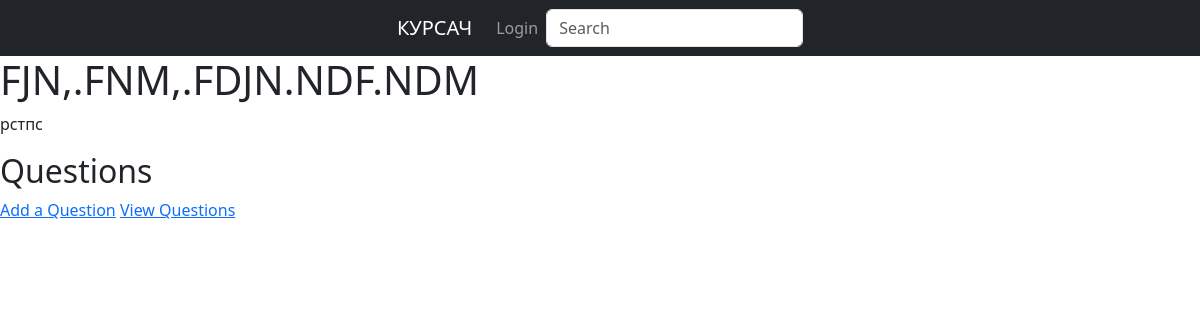
The page /course/1 on the database as committed earlier.
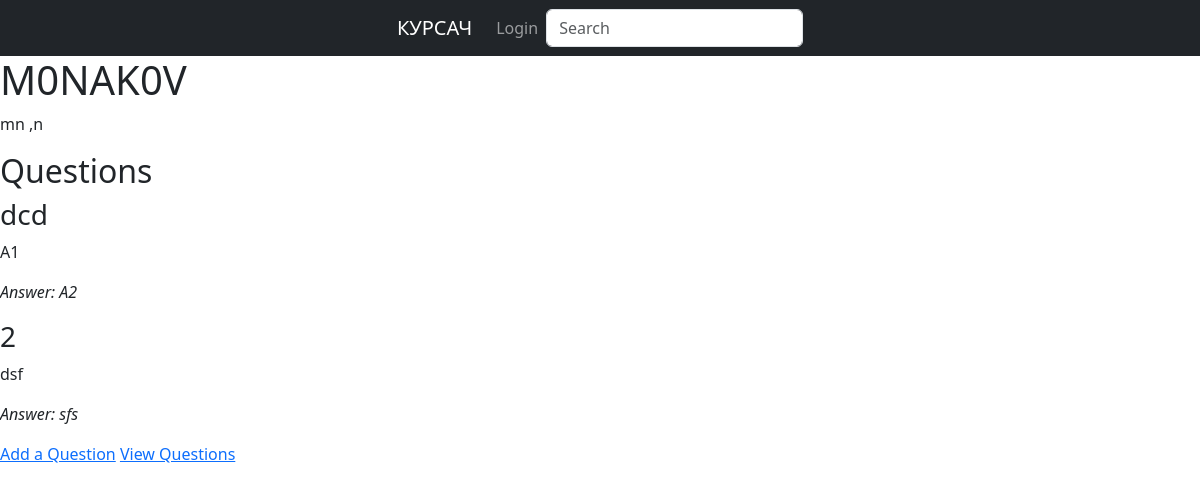
The same page on the database as committed later.
### base/models.py (models this page shows, shortened)
class Course(models.Model):
    host = models.ForeignKey(User, on_delete=models.SET_NULL, null = True)
    name = models.CharField(max_length=100)
    topic = models.ForeignKey(Topic, on_delete=models.SET_NULL, null = True)
    description = models.TextField(max_length=255, default='')
    created_date = models.DateField(auto_now_add=True)
    completion_date = models.DateField(null=True, blank=True)
    progress = models.IntegerField(default=0)

class Question(models.Model):
    user= models.ForeignKey(User, on_delete=models.CASCADE)
    course = models.ForeignKey(Course, on_delete= models.CASCADE)
    name = models.CharField(max_length=100)
    vopros = models.TextField()
    otvet = models.TextField()

### base/views.py (the view)
# urls.py: path('course/<str:pk>', views.course, name='course'),
def course(request, pk):
    course = Course.objects.get(id=pk)
    questions = Question.objects.filter(course=course)
    context = {'course': course, 'questions': questions}
    return render(request, 'courses/course.html', context)

### base/templates/courses/course.html
{% extends 'main.html' %}
{% block content %}
  <h1>{{ course.name }}</h1>
  <p>{{ course.description }}</p>
  <h2>Questions</h2>
  {% for question in questions %}
    <div class="question-card">
      <h3>{{ question.name }}</h3>
      <p>{{ question.vopros }}</p>
      <p><em>Answer: {{ question.otvet }}</em></p>
    </div>
  {% endfor %}
  <a href="{% url 'add_question' course.id %}">Add a Question</a>
  <a href="{% url 'course_questions' course.id %}">View Questions</a>
{% endblock %}

### templates/main.html (shortened to what this page needs)
<html>
<head>
    <link href="https://cdn.jsdelivr.net/npm/bootstrap@5.3.0-alpha1/dist/css/bootstrap.min.css" rel="stylesheet">
</head>
<body>
    {% include 'navbar.html' %}
    {%block content%}
    {% endblock %}
</body>
</html>

### templates/navbar.html
<nav class="navbar navbar-expand navbar-dark bg-dark justify-content-center"">
<a class="navbar-brand"  href="/">КУРСАЧ</a>
    <ul class="navbar-nav mr-auto">
        {% if request.user.is_authenticated %}
        <li class="nav-item">
           <a class="nav-link"> Hello {{request.user}}</a>
        </li>
        <li class="nav-item">
            <a class="nav-link" href="{%url 'logout'%}">Logout</a>
        </li>
        {% else %}
        <li class="nav-item">
            <a class="nav-link" href="{% url 'login' %}">Login</a>
        </li>
        {% endif %}
    </ul>
<form class="header__search form-inline my-2 my-lg-0" method="GET" action="{% url 'home' %}">
     <input class="form-control mr-sm-2" type = "text" name="q" placeholder="Search" aria-label="Search">
</form>
</nav>

Rows that differ between the two databases and show on the page:
changed Course: name "FJN,.FNM,.FDJN.NDF.NDM" → "M0NAK0V"; description "рстпс" → "mn ,n"
added Question: name "dcd", vopros "A1", otvet "A2"
added Question: name "2", vopros "dsf", otvet "sfs"
